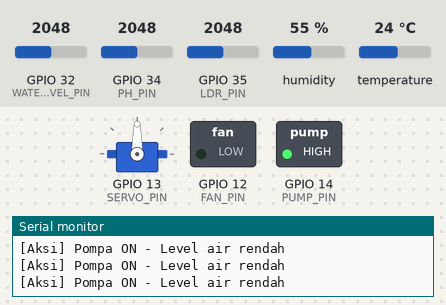
Simulated run of this sketch. Board: ESP32. On the bench: servo, switched loads named in the sketch (green lamp = pin HIGH), the last lines printed to the serial monitor. The inputs (shaded band) are chosen by the test bench; at power-on: temperature 24 °C, GPIO 35 (LDR_PIN) = 2048, GPIO 32 (WATER_LEVEL_PIN) = 2048, GPIO 34 (PH_PIN) = 2048, humidity 55 %. WiFi joins after 1.5 s; servers stay silent unless stated; uploads are accepted with an empty reply.

Above: at 2.7 s.
2.8 s: temperature set to 28 °C
At 5.6 s:
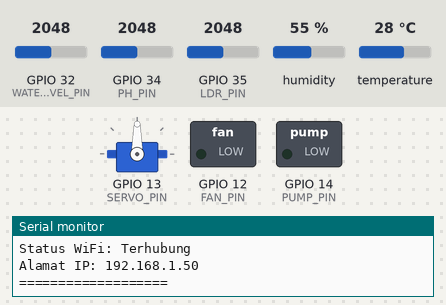
9.8 s: temperature set to 31 °C
At 11.3 s:
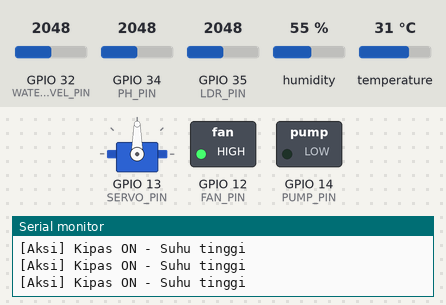
16.8 s: GPIO 35 (LDR_PIN) set to 2163
23.8 s: GPIO 35 (LDR_PIN) set to 2254
At 25.9 s:
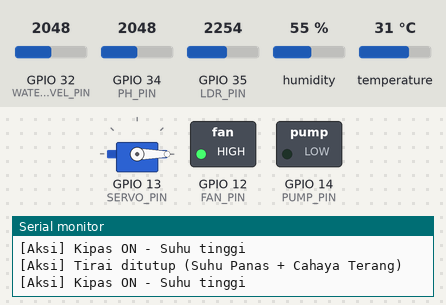
30.8 s: GPIO 32 (WATER_LEVEL_PIN) set to 1537
37.8 s: GPIO 32 (WATER_LEVEL_PIN) set to 1446
At 41.7 s:
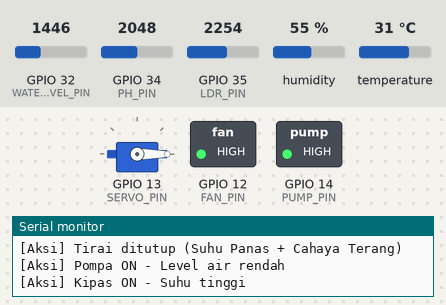
Timing chart, 0 to 43.2 s (numbered marks = the images above; inputs shaded):
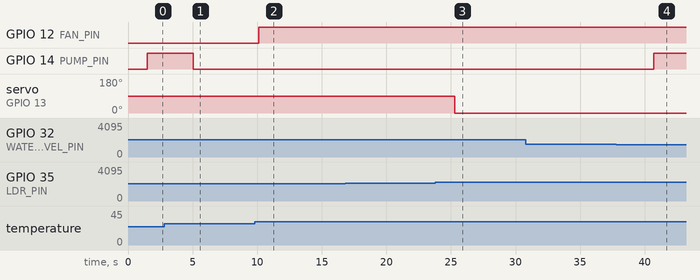

Measured:
- the behaviour switches between 29 and 30 °C on temperature (found by bisection; images 1 and 2)
- the behaviour switches between 2199 and 2200 on GPIO 35 (LDR_PIN) (found by bisection; images 2 and 3)
- the behaviour switches between 1500 and 1499 on GPIO 32 (WATER_LEVEL_PIN) (found by bisection; images 3 and 4)
- after the input at 9.8 s, GPIO 12 (FAN_PIN): LOW → HIGH after 0.31 s
- after the input at 23.8 s, servo on GPIO 13 (SERVO_PIN): 90° → 0° after 1.5 s
- after the input at 37.8 s, GPIO 14 (PUMP_PIN): LOW → HIGH after 2.9 s

The sketch:

terraponix_esp32.ino
```cpp
#include <WiFi.h>
#include <HTTPClient.h>
#include <ArduinoJson.h>
#include <DHT.h>
#include <ESP32Servo.h>

// WiFi credentials
const char* ssid = "Xiaomi 14T Pro";
const char* password = "jougen92";

// Server configuration - GANTI DENGAN IP SERVER ANDA
const char* serverURL = "http://192.168.106.38:5000/api/sensor-data";

// Pin Definitions
#define DHTPIN 25         // Pin DHT11
#define DHTTYPE DHT11
#define PH_PIN 34         // Pin pH sensor (Analog)
#define LDR_PIN 35        // Pin LDR (Analog)
#define SERVO_PIN 13      // Pin Servo (Tirai)
#define WATER_LEVEL_PIN 32 // Pin Water Level Sensor (Analog)
#define PUMP_PIN 14       // Pin Pompa Air
#define FAN_PIN 12        // Pin Kipas

// Kalibrasi
float pH_offset = 0.0;
const float TEMP_THRESHOLD = 29.0;  // Suhu panas (°C)
const int LDR_THRESHOLD = 2200;     // Cahaya terang (LDR ≥2200)
const int WATER_LEVEL_THRESHOLD = 1500; // Threshold level air
const int SOIL_MOISTURE_THRESHOLD = 30; // Kelembaban tanah minimal

DHT dht(DHTPIN, DHTTYPE);
Servo servo;

// Variables
unsigned long lastSensorRead = 0;
unsigned long lastDataSend = 0;
const unsigned long SENSOR_INTERVAL = 5000;  // Baca sensor setiap 5 detik
const unsigned long SEND_INTERVAL = 30000;   // Kirim data setiap 30 detik

struct SensorData {
  float temperature;
  float humidity;
  float ph;
  int light_intensity;
  int water_level;
  String water_status;
  String curtain_status;
  String wifi_status;
  String ip_address;
};

SensorData currentData;

void setup() {
  Serial.begin(115200);

  // Inisialisasi sensor dan aktuator
  dht.begin();
  servo.attach(SERVO_PIN);
  servo.write(90);  // Posisi awal servo (terbuka)
  pinMode(PUMP_PIN, OUTPUT);
  pinMode(FAN_PIN, OUTPUT);
  digitalWrite(PUMP_PIN, LOW);
  digitalWrite(FAN_PIN, LOW);

  // Mulai koneksi WiFi
  connectToWiFi();

  Serial.println("\nSistem TERRAPONIX Started!");
  Serial.println("==========================");
}

void loop() {
  // Periksa status WiFi
  if (WiFi.status() != WL_CONNECTED) {
    Serial.println("Koneksi WiFi terputus! Mencoba menghubungkan kembali...");
    connectToWiFi();
    delay(5000);
    return;
  }

  // Baca sensor pada interval yang ditentukan
  if (millis() - lastSensorRead >= SENSOR_INTERVAL) {
    readSensors();
    lastSensorRead = millis();
  }

  // Kirim data ke server pada interval yang ditentukan
  if (millis() - lastDataSend >= SEND_INTERVAL && WiFi.status() == WL_CONNECTED) {
    sendSensorData();
    lastDataSend = millis();
  }

  // Kontrol otomatis sistem
  automaticControl();

  delay(100);
}

void connectToWiFi() {
  WiFi.begin(ssid, password);
  Serial.print("Menghubungkan ke WiFi");

  int attempts = 0;
  while (WiFi.status() != WL_CONNECTED && attempts < 20) {
    delay(500);
    Serial.print(".");
    attempts++;
  }

  if (WiFi.status() == WL_CONNECTED) {
    Serial.println("\nWiFi Terhubung!");
    Serial.print("Alamat IP: ");
    Serial.println(WiFi.localIP());
  } else {
    Serial.println("\nGagal terhubung ke WiFi!");
  }
}

void readSensors() {
  // Baca DHT (Suhu & Kelembapan)
  currentData.temperature = dht.readTemperature();
  currentData.humidity = dht.readHumidity();

  // Validasi pembacaan DHT
  if (isnan(currentData.temperature) || isnan(currentData.humidity)) {
    Serial.println("⚠️ Gagal membaca DHT sensor!");
    currentData.temperature = 25.0;
    currentData.humidity = 60.0;
  }

  // Baca sensor pH
  currentData.ph = read_pH();

  // Baca intensitas cahaya
  currentData.light_intensity = analogRead(LDR_PIN);

  // Baca level air
  int waterRaw = analogRead(WATER_LEVEL_PIN);
  currentData.water_level = waterRaw;
  currentData.water_status = (waterRaw < WATER_LEVEL_THRESHOLD) ? "RENDAH" : "CUKUP";

  // Status tirai
  currentData.curtain_status = (servo.read() == 0) ? "Tertutup" : "Terbuka";

  // Status WiFi
  currentData.wifi_status = (WiFi.status() == WL_CONNECTED) ? "Terhubung" : "Terputus";
  currentData.ip_address = WiFi.localIP().toString();

  // Tampilkan data di Serial Monitor
  printSensorData();
}

float read_pH() {
  int pH_raw = analogRead(PH_PIN);
  float voltage = pH_raw * (3.3 / 4095.0);
  return 7.0 - ((voltage - pH_offset) / 0.18);  // Rumus kalibrasi pH
}

void printSensorData() {
  Serial.println("=== DATA SENSOR ===");
  Serial.printf("Suhu: %.1f °C\n", currentData.temperature);
  Serial.printf("Kelembapan: %.1f %%\n", currentData.humidity);
  Serial.printf("pH Air: %.2f (0-14)\n", currentData.ph);
  Serial.printf("Cahaya (LDR): %d\n", currentData.light_intensity);
  Serial.printf("Level Air: %s\n", currentData.water_status.c_str());
  Serial.printf("Nilai Tinggi Air Sensor: %d\n", currentData.water_level);
  Serial.printf("Status Tirai: %s\n", currentData.curtain_status.c_str());
  Serial.printf("Status WiFi: %s\n", currentData.wifi_status.c_str());
  if (WiFi.status() == WL_CONNECTED) {
    Serial.printf("Alamat IP: %s\n", currentData.ip_address.c_str());
  }
  Serial.println("===================");
}

void sendSensorData() {
  HTTPClient http;
  http.begin(serverURL);
  http.addHeader("Content-Type", "application/json");

  // Buat payload JSON
  DynamicJsonDocument doc(512);
  doc["temperature"] = currentData.temperature;
  doc["humidity"] = currentData.humidity;
  doc["ph"] = currentData.ph;
  doc["light_intensity"] = currentData.light_intensity;
  doc["water_level"] = currentData.water_level;
  doc["water_status"] = currentData.water_status;
  doc["curtain_status"] = currentData.curtain_status;
  doc["wifi_status"] = currentData.wifi_status;
  doc["ip_address"] = currentData.ip_address;

  String jsonString;
  serializeJson(doc, jsonString);

  Serial.println("📡 Mengirim data ke server...");
  Serial.println("JSON: " + jsonString);

  int httpResponseCode = http.POST(jsonString);

  if (httpResponseCode > 0) {
    String response = http.getString();
    Serial.printf("✅ HTTP Response: %d\n", httpResponseCode);
    Serial.println("Response: " + response);
  } else {
    Serial.printf("❌ HTTP Error: %d\n", httpResponseCode);
  }

  http.end();
}

void automaticControl() {
  // Kontrol tirai otomatis
  if (currentData.temperature >= TEMP_THRESHOLD && currentData.light_intensity >= LDR_THRESHOLD) {
    servo.write(0);  // Tutup tirai
    Serial.println("[Aksi] Tirai ditutup (Suhu Panas + Cahaya Terang)");
    currentData.curtain_status = "Tertutup";
  } else {
    servo.write(90); // Buka tirai
    currentData.curtain_status = "Terbuka";
  }

  // Kontrol pompa air otomatis
  if (currentData.water_level < WATER_LEVEL_THRESHOLD) {
    digitalWrite(PUMP_PIN, HIGH);
    Serial.println("[Aksi] Pompa ON - Level air rendah");
  } else {
    digitalWrite(PUMP_PIN, LOW);
  }

  // Kontrol kipas otomatis
  if (currentData.temperature > TEMP_THRESHOLD) {
    digitalWrite(FAN_PIN, HIGH);
    Serial.println("[Aksi] Kipas ON - Suhu tinggi");
  } else {
    digitalWrite(FAN_PIN, LOW);
  }
}
```
